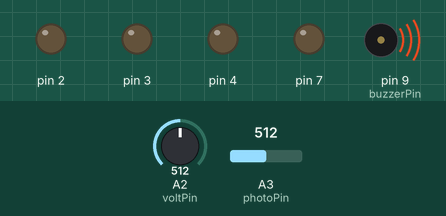
This sketch was run on a simulated Arduino Uno, built with avr-gcc and run on an emulated ATmega328P. Parts: output pins drawn as LEDs (lit = HIGH), buzzer (waves = sounding). The test bench sets the inputs (shaded band); at power-on: A3 (photoPin) = 512, A2 (voltPin) = 512.

Above: at 1.8 s.
1.9 s: A3 (photoPin) set to 488
At 2.9 s:
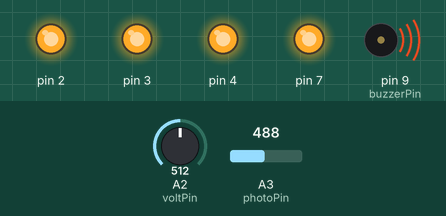
3.5 s: A2 (voltPin) set to 0
At 4.4 s:
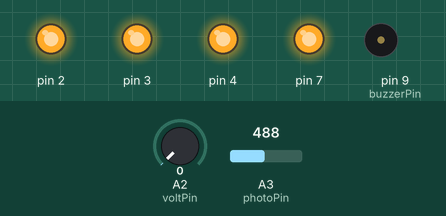
5.5 s: A3 (photoPin) set to 510
At 7.1 s:
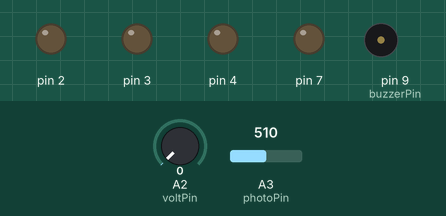
7.5 s: A3 (photoPin) set to 340
At 8.7 s:
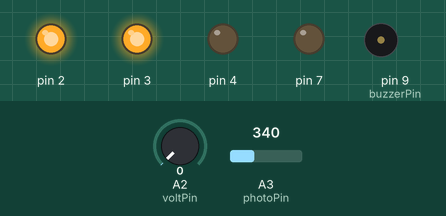
9.5 s: A2 (voltPin) set to 122
At 11.2 s:
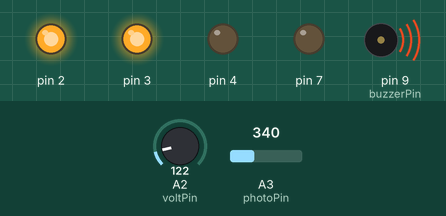
11.5 s: A3 (photoPin) set to 368
At 12.9 s:
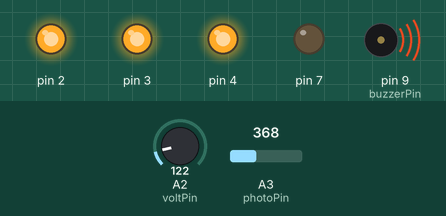
Timing chart, 0 to 14.5 s (numbered marks = the images above; inputs shaded):
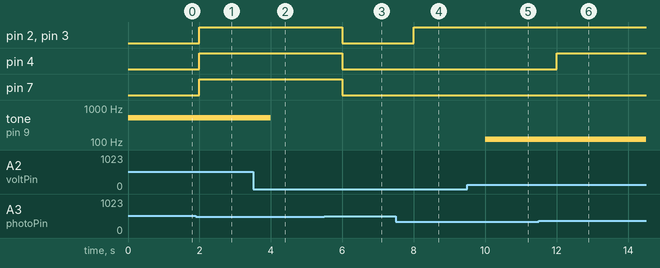

The sketch:

rdhima2lab4.ino
```cpp
// 1- FirstName:Roshan LastName-Dhimal - UIN - 661652338
// 2- Lab 4 : Multiple Inputs and Outputs
// 3- Description -
// 5- References- https://create.arduino.cc/projecthub/DCamino/ambient-light-sensor-using-photo-resistor-and-led-lights-9b7f39

//where did you find code snippets, ideas, inspirations? if no references are used say: "no references used" - failing to list the references you used can result in plagiarism
// 6- Demo - Micheal  ; Time: 3:30 pm; lab 2; Date: 10/10/2022

// variable
//int Led0 = low; led1 = low; led2 = low; led3 = low;
int buzzerPin = 9;
int light = 0;
int photoPin = A3;
int voltPin = A2;
int toneNum = 0;


void setup() {
  // setup
  Serial.begin(9600);
  pinMode(2, OUTPUT);
  pinMode(3, OUTPUT);
  pinMode(4, OUTPUT);
//  pinMode(buzzerPin, OUTPUT);
  pinMode(7, OUTPUT);
  pinMode(A3, INPUT);
  pinMode(A2, INPUT);


}

void loop() {
  // put your main code here, to run repeatedly:
   light = analogRead(photoPin);
   toneNum = analogRead(voltPin);
//   Serial.println(light);
//    Serial.println(toneNum);
    tone(9, toneNum);

   if(light > 500) {
//        Serial.println("light!");
        digitalWrite(2,LOW);
        digitalWrite(3,LOW);
        digitalWrite(4,LOW);
        digitalWrite(7,LOW);
    }
    else if(light > 229 && light < 280) {
//        Serial.println("It is 1 light!");
        digitalWrite(2,HIGH);
        digitalWrite(3,LOW);
        digitalWrite(4,LOW);
        digitalWrite(7,LOW);
    }
    else if(light > 229 && light < 250) {
//        Serial.println("It is low light!");
        digitalWrite(2,HIGH);
        digitalWrite(3,LOW);
        digitalWrite(4,LOW);
        digitalWrite(7,LOW);
    }
    else if(light > 229 && light < 350) {
//        Serial.println("It is average light!");
        digitalWrite(2,HIGH);
        digitalWrite(3,HIGH);
        digitalWrite(4,LOW);
        digitalWrite(7,LOW);
    }

    else if(light > 229 && light < 451) {
//        Serial.println("It is 3rd light!");
        digitalWrite(2,HIGH);
        digitalWrite(3,HIGH);
        digitalWrite(4,HIGH);
        digitalWrite(7,LOW);
    }
    else { // If it's dark...
//        Serial.println("It is pretty dark!");
        digitalWrite(2,HIGH);
        digitalWrite(3,HIGH);
        digitalWrite(4,HIGH);
        digitalWrite(7,HIGH);
    }
    delay(1000); // don't spam the computer!

}
```

Measured:
- the behaviour switches between 501 and 500 on A3 (photoPin) (found by bisection; images 0 and 1)
- the behaviour switches between 349 and 350 on A3 (photoPin) (found by bisection; images 5 and 6)
- after the input at 1.9 s, pin 2–4, pin 7: LOW → HIGH after 0.10 s
- after the input at 3.5 s, tone on pin 9 (buzzerPin): 512 Hz → silent after 0.50 s
- after the input at 5.5 s, pin 2–4, pin 7: HIGH → LOW after 0.50 s
- after the input at 7.5 s, pin 2, pin 3: LOW → HIGH after 0.50 s
- after the input at 9.5 s, tone on pin 9 (buzzerPin): silent → 122 Hz after 0.50 s
- after the input at 11.5 s, pin 4: LOW → HIGH after 0.50 s
